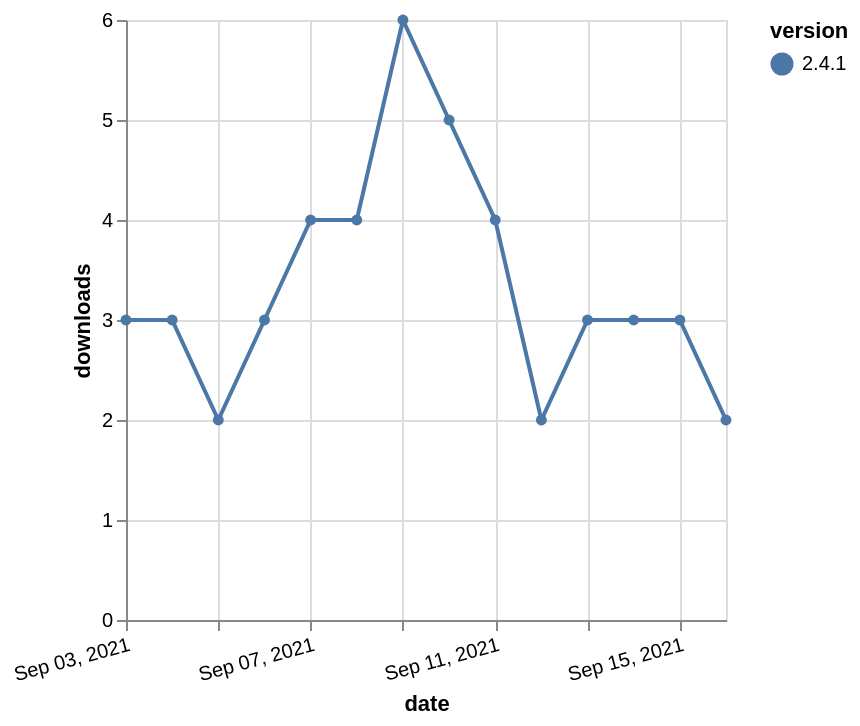

Describe this chart as a Vega-Lite specification.
### Vega-Lite specification from a JSON file in a GitHub repository (floating-point values rounded to 4 significant figures)
{"$schema": "https://vega.github.io/schema/vega-lite/v5.json", "description": "A simple bar chart with embedded data.", "data": {"values": [{"date": "2021-09-03", "total": 2684, "delta": 3, "version": "2.4.1"}, {"date": "2021-09-04", "total": 2687, "delta": 3, "version": "2.4.1"}, {"date": "2021-09-05", "total": 2689, "delta": 2, "version": "2.4.1"}, {"date": "2021-09-06", "total": 2692, "delta": 3, "version": "2.4.1"}, {"date": "2021-09-07", "total": 2696, "delta": 4, "version": "2.4.1"}, {"date": "2021-09-08", "total": 2700, "delta": 4, "version": "2.4.1"}, {"date": "2021-09-09", "total": 2706, "delta": 6, "version": "2.4.1"}, {"date": "2021-09-10", "total": 2711, "delta": 5, "version": "2.4.1"}, {"date": "2021-09-11", "total": 2715, "delta": 4, "version": "2.4.1"}, {"date": "2021-09-12", "total": 2717, "delta": 2, "version": "2.4.1"}, {"date": "2021-09-13", "total": 2720, "delta": 3, "version": "2.4.1"}, {"date": "2021-09-14", "total": 2723, "delta": 3, "version": "2.4.1"}, {"date": "2021-09-15", "total": 2726, "delta": 3, "version": "2.4.1"}, {"date": "2021-09-16", "total": 2728, "delta": 2, "version": "2.4.1"}]}, "width": "container", "mark": {"type": "line", "point": {"filled": true}}, "encoding": {"x": {"field": "date", "type": "temporal", "timeUnit": "yearmonthdate", "title": "date", "axis": {"labelAngle": -15}}, "y": {"field": "delta", "type": "quantitative", "title": "downloads"}, "color": {"field": "version", "type": "nominal"}, "tooltip": {"field": "delta"}}}
